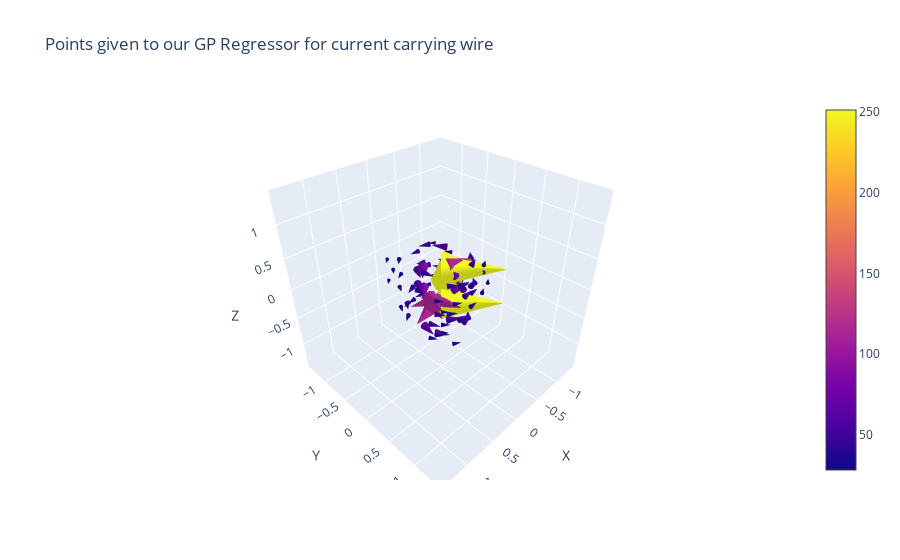

Here is the notebook cell this chart was saved with:
### Code cell
# getting the fields to draw samples from
outputs_wire = field_around_current_carrying_wire(100000000)
sampled_outputs_wire = sample_field(outputs_wire, n_samples=100)
plotter(sampled_outputs_wire, 
        title = 'Points given to our GP Regressor for current carrying wire')
